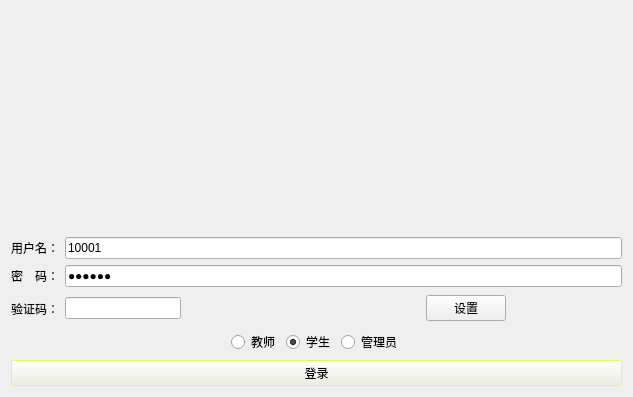
<?xml version="1.0" encoding="UTF-8"?>
<ui version="4.0">
 <class>LoginDialog</class>
 <widget class="QDialog" name="LoginDialog">
  <property name="windowModality">
   <enum>Qt::NonModal</enum>
  </property>
  <property name="geometry">
   <rect>
    <x>0</x>
    <y>0</y>
    <width>633</width>
    <height>397</height>
   </rect>
  </property>
  <property name="palette">
   <palette>
    <active>
     <colorrole role="Highlight">
      <brush brushstyle="SolidPattern">
       <color alpha="255">
        <red>235</red>
        <green>255</green>
        <blue>15</blue>
       </color>
      </brush>
     </colorrole>
    </active>
    <inactive>
     <colorrole role="Highlight">
      <brush brushstyle="SolidPattern">
       <color alpha="255">
        <red>235</red>
        <green>255</green>
        <blue>15</blue>
       </color>
      </brush>
     </colorrole>
    </inactive>
    <disabled>
     <colorrole role="Highlight">
      <brush brushstyle="SolidPattern">
       <color alpha="255">
        <red>223</red>
        <green>223</green>
        <blue>223</blue>
       </color>
      </brush>
     </colorrole>
    </disabled>
   </palette>
  </property>
  <property name="windowTitle">
   <string>登录</string>
  </property>
  <property name="autoFillBackground">
   <bool>true</bool>
  </property>
  <layout class="QVBoxLayout" name="verticalLayout">
   <item>
    <widget class="QFrame" name="frame">
     <property name="sizePolicy">
      <sizepolicy hsizetype="Preferred" vsizetype="Expanding">
       <horstretch>0</horstretch>
       <verstretch>0</verstretch>
      </sizepolicy>
     </property>
     <property name="frameShape">
      <enum>QFrame::NoFrame</enum>
     </property>
     <property name="frameShadow">
      <enum>QFrame::Raised</enum>
     </property>
    </widget>
   </item>
   <item>
    <layout class="QGridLayout" name="gridLayout">
     <item row="0" column="0">
      <widget class="QLabel" name="label">
       <property name="text">
        <string>用户名：</string>
       </property>
      </widget>
     </item>
     <item row="0" column="1">
      <widget class="QLineEdit" name="userEdit">
       <property name="text">
        <string>10001</string>
       </property>
      </widget>
     </item>
     <item row="1" column="0">
      <widget class="QLabel" name="label_2">
       <property name="text">
        <string>密　码：</string>
       </property>
      </widget>
     </item>
     <item row="1" column="1">
      <widget class="QLineEdit" name="passEdit">
       <property name="text">
        <string>123456</string>
       </property>
       <property name="echoMode">
        <enum>QLineEdit::Password</enum>
       </property>
      </widget>
     </item>
    </layout>
   </item>
   <item>
    <layout class="QHBoxLayout" name="horizontalLayout">
     <item>
      <widget class="QLabel" name="label_3">
       <property name="frameShape">
        <enum>QFrame::NoFrame</enum>
       </property>
       <property name="text">
        <string>验证码：</string>
       </property>
      </widget>
     </item>
     <item>
      <widget class="QLineEdit" name="validationEdit"/>
     </item>
     <item>
      <widget class="QLabel" name="validation">
       <property name="sizePolicy">
        <sizepolicy hsizetype="Expanding" vsizetype="Preferred">
         <horstretch>0</horstretch>
         <verstretch>0</verstretch>
        </sizepolicy>
       </property>
       <property name="font">
        <font>
         <pointsize>20</pointsize>
        </font>
       </property>
       <property name="cursor">
        <cursorShape>PointingHandCursor</cursorShape>
       </property>
       <property name="text">
        <string/>
       </property>
      </widget>
     </item>
     <item>
      <spacer name="horizontalSpacer">
       <property name="orientation">
        <enum>Qt::Horizontal</enum>
       </property>
       <property name="sizeHint" stdset="0">
        <size>
         <width>40</width>
         <height>20</height>
        </size>
       </property>
      </spacer>
     </item>
     <item>
      <widget class="QPushButton" name="pushButton">
       <property name="text">
        <string>设置</string>
       </property>
      </widget>
     </item>
     <item>
      <spacer name="horizontalSpacer_4">
       <property name="orientation">
        <enum>Qt::Horizontal</enum>
       </property>
       <property name="sizeHint" stdset="0">
        <size>
         <width>40</width>
         <height>20</height>
        </size>
       </property>
      </spacer>
     </item>
    </layout>
   </item>
   <item>
    <layout class="QHBoxLayout" name="horizontalLayout_2">
     <item>
      <spacer name="horizontalSpacer_2">
       <property name="orientation">
        <enum>Qt::Horizontal</enum>
       </property>
       <property name="sizeHint" stdset="0">
        <size>
         <width>40</width>
         <height>20</height>
        </size>
       </property>
      </spacer>
     </item>
     <item>
      <widget class="QRadioButton" name="techRadio">
       <property name="text">
        <string>教师</string>
       </property>
      </widget>
     </item>
     <item>
      <widget class="QRadioButton" name="stuRadio">
       <property name="text">
        <string>学生</string>
       </property>
       <property name="checked">
        <bool>true</bool>
       </property>
      </widget>
     </item>
     <item>
      <widget class="QRadioButton" name="admRadio">
       <property name="text">
        <string>管理员</string>
       </property>
      </widget>
     </item>
     <item>
      <spacer name="horizontalSpacer_3">
       <property name="orientation">
        <enum>Qt::Horizontal</enum>
       </property>
       <property name="sizeHint" stdset="0">
        <size>
         <width>40</width>
         <height>20</height>
        </size>
       </property>
      </spacer>
     </item>
    </layout>
   </item>
   <item>
    <widget class="QPushButton" name="loginButton">
     <property name="text">
      <string>登录</string>
     </property>
     <property name="default">
      <bool>true</bool>
     </property>
    </widget>
   </item>
  </layout>
 </widget>
 <layoutdefault spacing="6" margin="11"/>
 <tabstops>
  <tabstop>userEdit</tabstop>
  <tabstop>passEdit</tabstop>
  <tabstop>validationEdit</tabstop>
  <tabstop>techRadio</tabstop>
  <tabstop>stuRadio</tabstop>
  <tabstop>admRadio</tabstop>
  <tabstop>loginButton</tabstop>
  <tabstop>pushButton</tabstop>
 </tabstops>
 <resources/>
 <connections/>
</ui>
